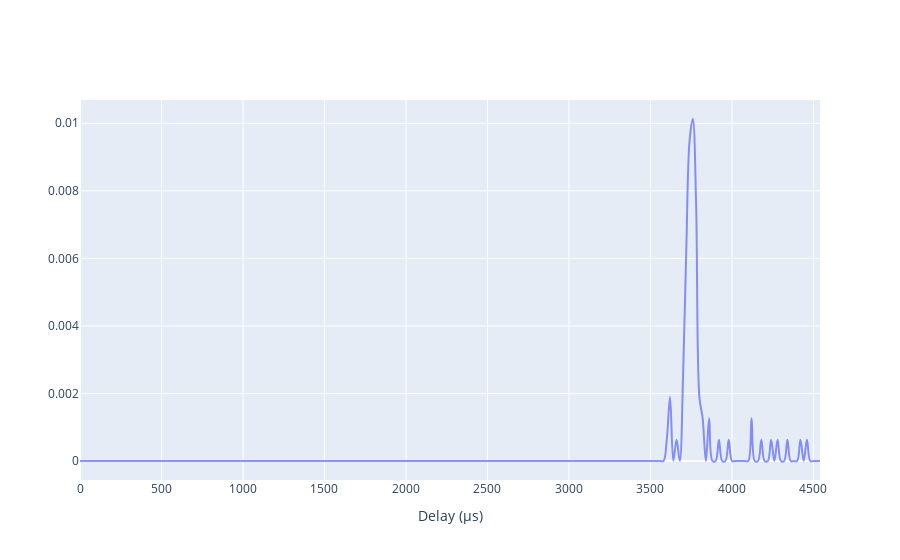

The notebook cell this image was saved under:
### Code cell
import plotly.graph_objects as go

bin_size = 20
packets_from_application = packets['flow']=='DN->UE'
packets_to_application = packets['flow']=='UE->DN'

# It doesn't make much sense to plot with much higher accuracy than 50us
hist_array, hist_bins = trace_plotting.get_histogram_data(packets.loc[:,'delay_us'], bin_size)
histogram_line = go.Scatter(
        x=hist_bins,
        y=hist_array,
        mode='lines',
        name='',
        line_shape='spline',
        opacity=0.75,
        showlegend=False)

fig = go.Figure(data=[histogram_line])
fig.update_xaxes(title_text='Delay (μs)')
fig.show()

### Figure 1 — Plotly figure (JSON) as saved in the notebook; plotly's stock layout.template omitted (floating-point values rounded to 4 significant figures; data arrays with more than 128 entries replaced by an {"elided": "..."} marker saying what was removed)
{"data": [{"line": {"shape": "spline"}, "mode": "lines", "name": "", "opacity": 0.75, "showlegend": false, "type": "scatter", "x": {"elided": "229 int values"}, "y": {"elided": "228 float values"}}], "layout": {"xaxis": {"title": {"text": "Delay (μs)"}}}}
